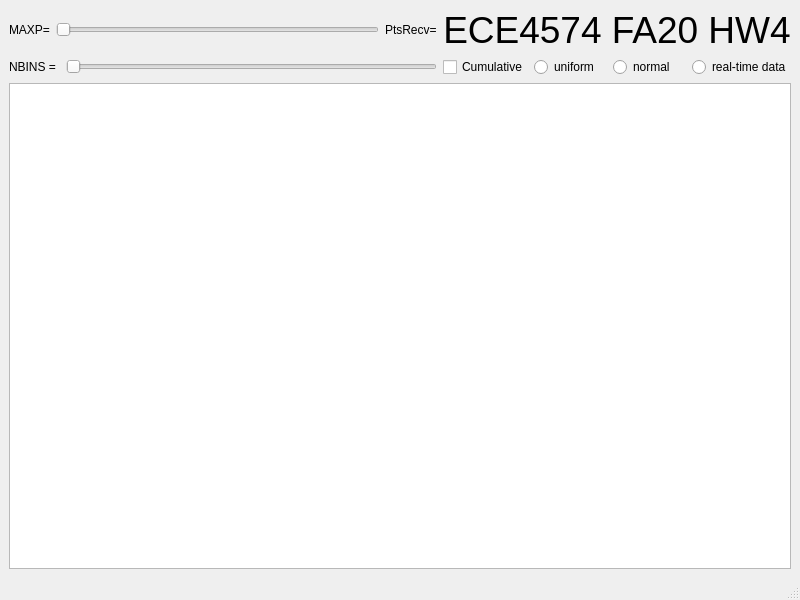
<?xml version="1.0" encoding="UTF-8"?>
<ui version="4.0">
 <class>MainWindow</class>
 <widget class="QMainWindow" name="MainWindow">
  <property name="geometry">
   <rect>
    <x>0</x>
    <y>0</y>
    <width>800</width>
    <height>600</height>
   </rect>
  </property>
  <property name="windowTitle">
   <string>MainWindow</string>
  </property>
  <widget class="QWidget" name="centralwidget">
   <layout class="QGridLayout" name="gridLayout">
    <item row="3" column="5">
     <widget class="QRadioButton" name="file">
      <property name="text">
       <string>real-time data</string>
      </property>
     </widget>
    </item>
    <item row="3" column="4">
     <widget class="QRadioButton" name="normal">
      <property name="text">
       <string>normal</string>
      </property>
     </widget>
    </item>
    <item row="3" column="1">
     <widget class="QSlider" name="binSelect">
      <property name="orientation">
       <enum>Qt::Horizontal</enum>
      </property>
     </widget>
    </item>
    <item row="0" column="2" colspan="4">
     <widget class="QLabel" name="TITLE">
      <property name="enabled">
       <bool>true</bool>
      </property>
      <property name="sizePolicy">
       <sizepolicy hsizetype="Preferred" vsizetype="Minimum">
        <horstretch>0</horstretch>
        <verstretch>0</verstretch>
       </sizepolicy>
      </property>
      <property name="font">
       <font>
        <pointsize>28</pointsize>
       </font>
      </property>
      <property name="cursor">
       <cursorShape>UpArrowCursor</cursorShape>
      </property>
      <property name="contextMenuPolicy">
       <enum>Qt::CustomContextMenu</enum>
      </property>
      <property name="layoutDirection">
       <enum>Qt::LeftToRight</enum>
      </property>
      <property name="text">
       <string>ECE4574 FA20 HW4</string>
      </property>
      <property name="alignment">
       <set>Qt::AlignCenter</set>
      </property>
     </widget>
    </item>
    <item row="3" column="3">
     <widget class="QRadioButton" name="uniform">
      <property name="text">
       <string>uniform</string>
      </property>
     </widget>
    </item>
    <item row="3" column="0">
     <widget class="QLabel" name="NBins">
      <property name="text">
       <string>NBINS = </string>
      </property>
     </widget>
    </item>
    <item row="0" column="0" colspan="2">
     <layout class="QHBoxLayout" name="topLeft">
      <item>
       <widget class="QLabel" name="maxLabel">
        <property name="text">
         <string>MAXP=</string>
        </property>
       </widget>
      </item>
      <item>
       <widget class="QSlider" name="maxPoints">
        <property name="orientation">
         <enum>Qt::Horizontal</enum>
        </property>
       </widget>
      </item>
      <item>
       <widget class="QLabel" name="recvLabel">
        <property name="text">
         <string>PtsRecv=</string>
        </property>
       </widget>
      </item>
     </layout>
    </item>
    <item row="3" column="2">
     <widget class="QCheckBox" name="cumulative">
      <property name="text">
       <string>Cumulative</string>
      </property>
     </widget>
    </item>
    <item row="5" column="0" colspan="6">
     <widget class="QChartView" name="chartView">
      <property name="font">
       <font>
        <pointsize>26</pointsize>
       </font>
      </property>
     </widget>
    </item>
   </layout>
  </widget>
  <widget class="QMenuBar" name="menubar">
   <property name="geometry">
    <rect>
     <x>0</x>
     <y>0</y>
     <width>800</width>
     <height>21</height>
    </rect>
   </property>
  </widget>
  <widget class="QStatusBar" name="statusbar"/>
 </widget>
 <customwidgets>
  <customwidget>
   <class>QChartView</class>
   <extends>QGraphicsView</extends>
   <header>QtCharts</header>
  </customwidget>
 </customwidgets>
 <resources/>
 <connections/>
</ui>
